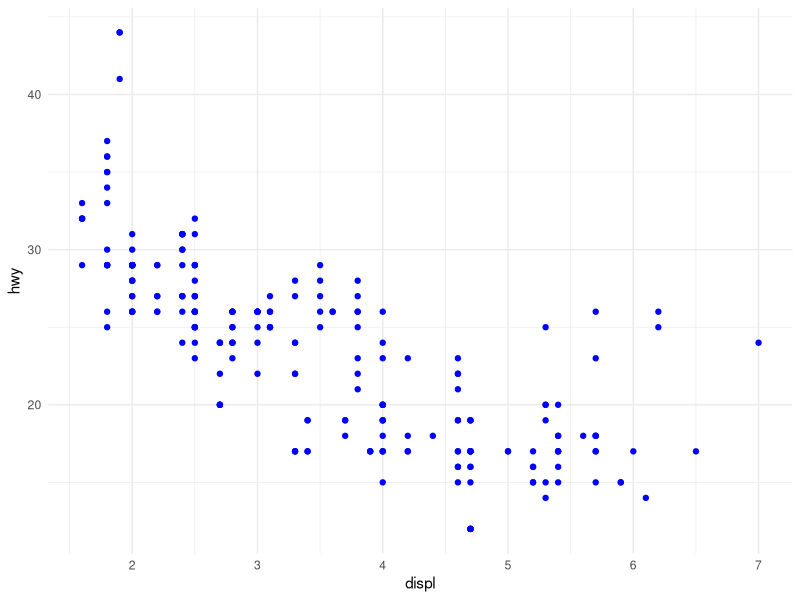

Write R code to recreate this figure.


library(tidyverse) 

data <- ggplot2::mpg 

data %>% 
  ggplot(aes(x = displ, y = hwy)) + 
  geom_point(colour = "blue") +
  theme_minimal()

##new_chart3
